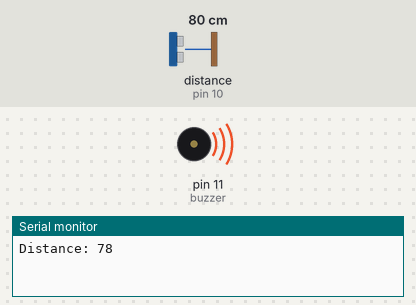
This sketch was run on a simulated Arduino Uno, built with avr-gcc and run on an emulated ATmega328P. On the bench: buzzer (waves = sounding), the last lines printed to the serial monitor. Wiring (inferred from the names in the program): ultrasonic range finder: trigger pin 9; echo pin 10. The test bench sets the inputs (shaded band); at power-on: distance to the obstacle (sensor on pin 10) 80 cm. The echo pulse lasts 58.3 µs per cm.

Above: at 3.0 s.
3.1 s: distance to the obstacle (sensor on pin 10) set to 97 cm
6.6 s: distance to the obstacle (sensor on pin 10) set to 105 cm
At 7.9 s:
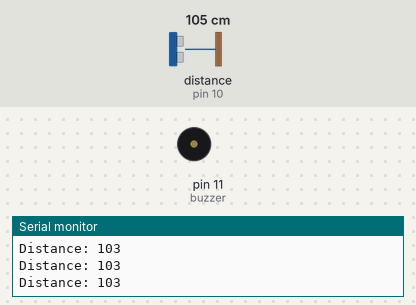
13.1 s: distance to the obstacle (sensor on pin 10) set to 2 cm
At 13.8 s:
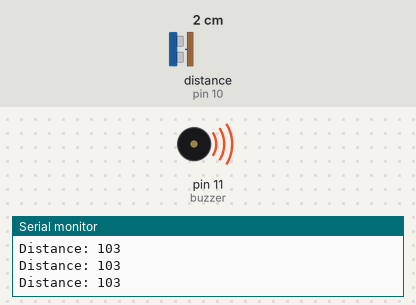
Timing chart, 0 to 22.6 s (numbered marks = the images above; inputs shaded):
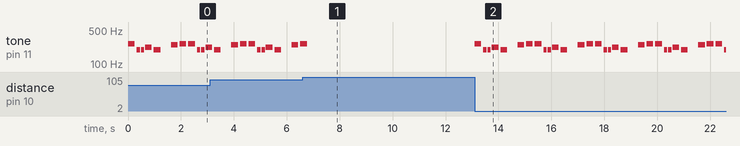

The sketch:

code.ino
```cpp
#define NOTE_C4  262
#define NOTE_G3  196
#define NOTE_A3  220
#define NOTE_B3  247
#define NOTE_C4  262


// notes in the melody:
int melody[] = {
  NOTE_C4, NOTE_G3, NOTE_G3, NOTE_A3, NOTE_G3, 0, NOTE_B3, NOTE_C4
};

// note durations: 4 = quarter note, 8 = eighth note, etc.:
int noteDurations[] = {
  4, 8, 8, 4, 4, 4, 4, 4
};

void music(){
  for (int thisNote = 0; thisNote < 8; thisNote++) {
    int noteDuration = 1000 / noteDurations[thisNote];
    tone(11, melody[thisNote], noteDuration);
    int pauseBetweenNotes = noteDuration * 1.30;
    delay(pauseBetweenNotes);
    noTone(11);
}
}


/********************************************/
// defines pins numbers
const int trigPin = 9;
const int echoPin = 10;
const int buzzer = 11;

// defines variables
long duration;
int distance;
int safetyDistance;


void setup() {
pinMode(trigPin, OUTPUT); // Sets the trigPin as an Output
pinMode(echoPin, INPUT); // Sets the echoPin as an Input
pinMode(buzzer, OUTPUT);
Serial.begin(9600); // Starts the serial communication
}


void loop() {
// Clears the trigPin
digitalWrite(trigPin, LOW);
delayMicroseconds(2);

// Sets the trigPin on HIGH state for 10 micro seconds
digitalWrite(trigPin, HIGH);
delayMicroseconds(10);
digitalWrite(trigPin, LOW);

// Reads the echoPin, returns the sound wave travel time in microseconds
duration = pulseIn(echoPin, HIGH);

// Calculating the distance
distance= duration*0.034/2;

safetyDistance = distance;
if (safetyDistance <= 100){
  //digitalWrite(buzzer, HIGH);
  music();
}
else{
  digitalWrite(buzzer, LOW);
}

// Prints the distance on the Serial Monitor
Serial.print("Distance: ");
Serial.println(distance);
}
```

Measured:
- the behaviour switches between 102 and 103 cm on distance to the obstacle (sensor on pin 10) (found by bisection; images 0 and 1)
- after the input at 6.6 s, tone on pin 11 (buzzer): goes on until 6.8 s, then stays silent
- after the input at 13.1 s, tone on pin 11 (buzzer): silent → 262 Hz at once, then repeats every 2.3 s: silent 0.08 s, 2 × (196 Hz 0.13 s, silent 0.04 s), 220 Hz 0.25 s, silent 0.08 s, 196 Hz 0.25 s, silent 0.40 s, 247 Hz 0.25 s, 2 × (silent 0.08 s, 262 Hz 0.25 s)
- by itself, tone on pin 11 (buzzer): plays 196 Hz for 0.25 s, 247 Hz for 0.25 s, 262 Hz for 0.25 s, 262 Hz for 0.25 s, 196 Hz for 0.13 s, 196 Hz for 0.13 s … (10 notes in this stretch)
